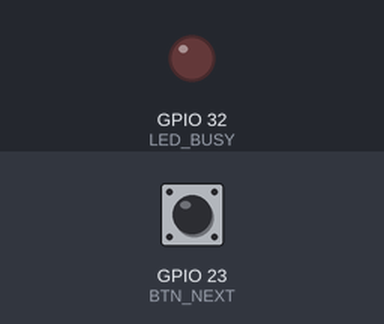
This sketch was run on a simulated ESP32. Parts: output pins drawn as LEDs (lit = HIGH). Dashed ring = blinking. The inputs (shaded band) are chosen by the test bench; at power-on: GPIO 23 (BTN_NEXT) HIGH. WiFi joins after 1.5 s; servers stay silent unless stated; what the sketch prints to the serial monitor is not drawn.

Above: at 3.2 s.
3.3 s: GPIO 23 (BTN_NEXT) pulled LOW for 0.15 s
At 3.43 s:
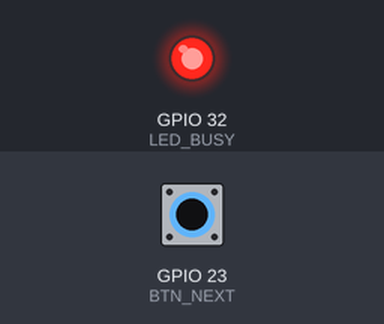
4.9 s: GPIO 23 (BTN_NEXT) pulled LOW for 1 s
At 6.4 s:
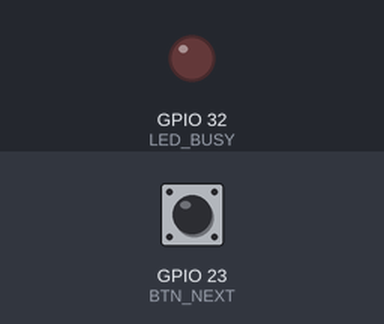
7.4 s: GPIO 23 (BTN_NEXT) pulsed LOW 2 times (0.12 s each, 0.3 s apart)
At 7.53 s:
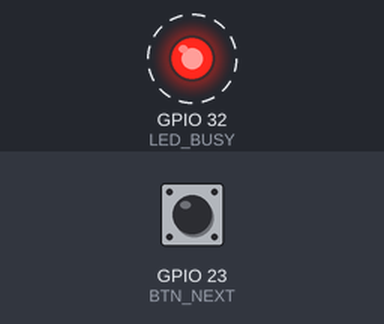
Timing chart, 0 to 10.4 s (numbered marks = the images above; inputs shaded):
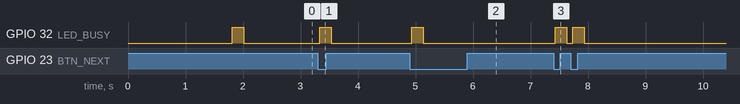

Measured:
- after the input at 3.3 s, GPIO 32 (LED_BUSY): LOW → HIGH at once, → LOW 0.20 s later
- after the input at 4.9 s, GPIO 32 (LED_BUSY): LOW → HIGH at once, → LOW 0.20 s later
- after the input at 7.4 s, GPIO 32 (LED_BUSY): alternates HIGH for 0.20 s and LOW for 0.10 s, 4 changes in all, then stays LOW, starting at once

The sketch:

ex2_wifi_https_image.ino
```cpp
/*
  [Wokwi 시뮬레이터용] 실물 보드 코드와 같고 Wi-Fi만 Wokwi 가상 공유기로 바꿨다.
  - SSID "Wokwi-GUEST", 비밀번호 없음 (Wokwi가 인터넷에 연결해 준다)
  - 회로: wokwi/diagram.json, 라이브러리: wokwi/libraries.txt (ArduinoJson)
*/
/*
  10주차 예제 2 — Wi-Fi 연결 + HTTPS로 이미지(JPEG) 내려받기 + Base64 변환
  보드 : ESP32-DevKitC V4  ("ESP32 Dev Module")
  회로 : 예제1과 같음 (LED1 GPIO32는 '다운로드 중' 표시로 사용)

  왜 필요한가?
    DevKitC V4에는 카메라가 없다. 그래서 9주차처럼 직접 찍는 대신
    GitHub에 올려 둔 실습 이미지(100x100 JPEG)를 인터넷으로 받아 온다.
    Cloud Vision API는 이미지를 'Base64 문자열'로 받기 때문에 변환까지 해 본다.

  준비
    - 아래 WIFI_SSID / WIFI_PASSWORD 를 수정한다. (ESP32는 2.4GHz Wi-Fi만 연결 가능)
    - 학교 인증형 Wi-Fi(아이디+비밀번호 로그인)는 안 되므로 휴대폰 핫스팟(2.4GHz)을 권장한다.

  동작
    부팅 → Wi-Fi 연결(IP, 신호세기 출력) → 첫 번째 이미지 다운로드
    BTN1(GPIO23)을 누를 때마다 다음 이미지를 내려받아
    크기(byte), JPEG 시작 표식(FF D8 FF), Base64 길이를 출력한다.
*/

#include <WiFi.h>
#include <WiFiClientSecure.h>
#include <HTTPClient.h>
#include <base64.h>

// ======== 학생 수정 구간 ========
const char* WIFI_SSID = "Wokwi-GUEST";
const char* WIFI_PASSWORD = "";
// ===============================

const char* IMAGE_BASE =
  "https://raw.githubusercontent.com/itlects/2026-1_ai-convergence-apply/"
  "main/week10_cloud_vision/dataset/week10_fruits/";

const char* IMAGE_PATHS[4] = {
  "images/apple/apple_02.jpg",     // 4장 모두 학습(train) 데이터
  "images/banana/banana_01.jpg",
  "images/orange/orange_01.jpg",
  "images/lemon/lemon_01.jpg"
};

const int LED_BUSY = 32;
const int BTN_NEXT = 23;
const size_t MAX_IMAGE_BYTES = 32 * 1024;   // 실습 이미지는 약 2~6KB

uint8_t imageBuf[MAX_IMAGE_BYTES];
int imageIndex = 0;

void connectWiFi() {
  Serial.printf("Wi-Fi 연결 중: %s ", WIFI_SSID);
  WiFi.mode(WIFI_STA);
  WiFi.begin(WIFI_SSID, WIFI_PASSWORD, 6);   // Wokwi-GUEST는 6번 채널 (연결이 빨라짐)

  unsigned long start = millis();
  while (WiFi.status() != WL_CONNECTED) {
    delay(500);
    Serial.print(".");
    if (millis() - start > 40000) {
      Serial.println("\n[실패] 20초 안에 연결되지 않음 → SSID/비밀번호, 2.4GHz 여부 확인");
      return;
    }
  }
  Serial.println();
  Serial.print("[연결됨] IP 주소: ");
  Serial.println(WiFi.localIP());
  Serial.printf("신호 세기(RSSI): %d dBm  (-70보다 크면 양호)\n", WiFi.RSSI());
}

// HTTPS GET 으로 파일을 buf 에 저장하고, 받은 바이트 수를 돌려준다 (실패 시 -1)
int downloadFile(const String& url, uint8_t* buf, size_t maxLen) {
  WiFiClientSecure client;
  client.setInsecure();   // 수업용: 인증서 검증 생략 (실제 제품은 루트 인증서로 검증해야 함)

  HTTPClient http;
  http.setFollowRedirects(HTTPC_STRICT_FOLLOW_REDIRECTS);
  if (!http.begin(client, url)) {
    Serial.println("[오류] http.begin 실패");
    return -1;
  }

  int code = http.GET();
  if (code != HTTP_CODE_OK) {
    Serial.printf("[오류] HTTP 상태 코드 %d\n", code);
    http.end();
    return -1;
  }

  int total = http.getSize();               // 서버가 알려준 크기 (모르면 -1)
  WiFiClient* stream = http.getStreamPtr();
  size_t received = 0;
  unsigned long lastData = millis();

  while (http.connected() && (total < 0 || (int)received < total)) {
    size_t avail = stream->available();
    if (avail) {
      if (received + avail > maxLen) {
        Serial.println("[오류] 버퍼보다 큰 파일");
        http.end();
        return -1;
      }
      received += stream->readBytes(buf + received, avail);
      lastData = millis();
    } else if (millis() - lastData > 5000) {
      break;                                 // 5초 동안 데이터가 없으면 종료
    } else {
      delay(1);
    }
  }
  http.end();
  return (int)received;
}

void downloadAndShow(int idx) {
  String url = String(IMAGE_BASE) + IMAGE_PATHS[idx];
  Serial.println();
  Serial.printf("[%d/4] 다운로드: %s\n", idx + 1, IMAGE_PATHS[idx]);

  digitalWrite(LED_BUSY, HIGH);
  unsigned long t0 = millis();
  int n = downloadFile(url, imageBuf, MAX_IMAGE_BYTES);
  unsigned long t1 = millis();
  digitalWrite(LED_BUSY, LOW);

  if (n <= 0) return;

  Serial.printf("  크기: %d bytes, 걸린 시간: %lu ms\n", n, t1 - t0);
  Serial.printf("  첫 3바이트: %02X %02X %02X  (FF D8 FF 이면 JPEG)\n",
                imageBuf[0], imageBuf[1], imageBuf[2]);

  String b64 = base64::encode(imageBuf, n);
  Serial.printf("  Base64 길이: %u 글자 (원본의 약 4/3배)\n", b64.length());
  Serial.print("  Base64 앞부분: ");
  Serial.println(b64.substring(0, 40) + "...");
}

void setup() {
  Serial.begin(115200);
  delay(300);
  pinMode(LED_BUSY, OUTPUT);
  pinMode(BTN_NEXT, INPUT_PULLUP);

  Serial.println();
  Serial.println("=== 10주차 예제2: Wi-Fi + HTTPS 이미지 다운로드 ===");
  connectWiFi();
  if (WiFi.status() == WL_CONNECTED) {
    downloadAndShow(imageIndex);
  }
  Serial.println("\nBTN1(GPIO23)을 누르면 다음 이미지를 받습니다.");
}

void loop() {
  static int lastBtn = HIGH;
  int btn = digitalRead(BTN_NEXT);

  if (lastBtn == HIGH && btn == LOW) {        // 누르는 순간
    delay(30);                                // 간단한 채터링 방지
    if (digitalRead(BTN_NEXT) == LOW) {
      if (WiFi.status() != WL_CONNECTED) {
        connectWiFi();
      }
      imageIndex = (imageIndex + 1) % 4;
      downloadAndShow(imageIndex);
    }
  }
  lastBtn = btn;
}
```
